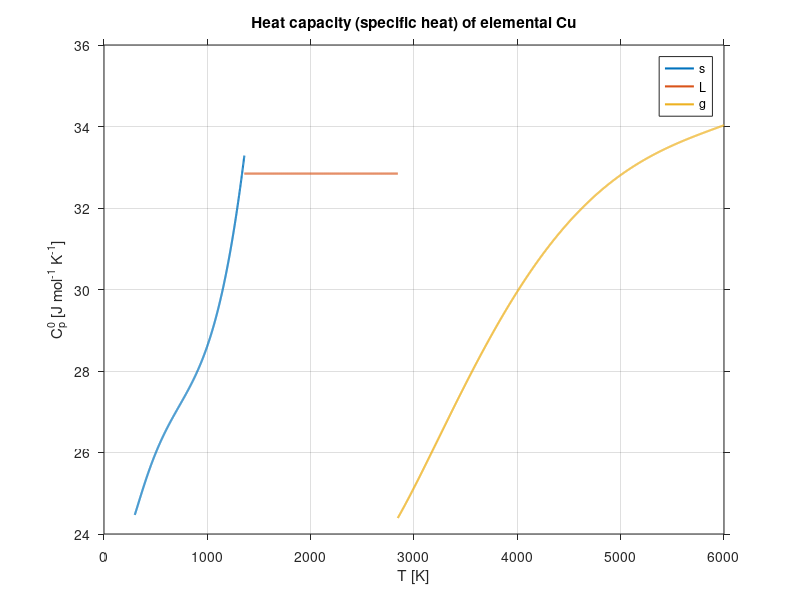
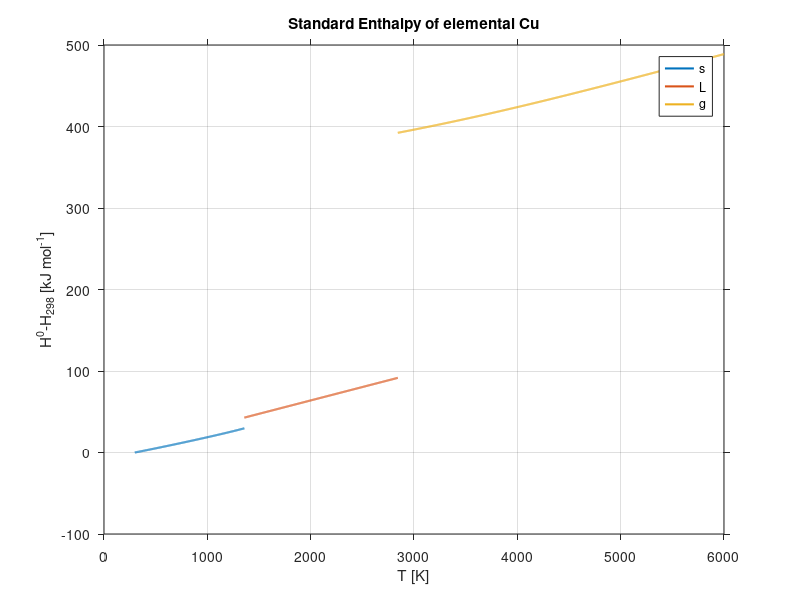
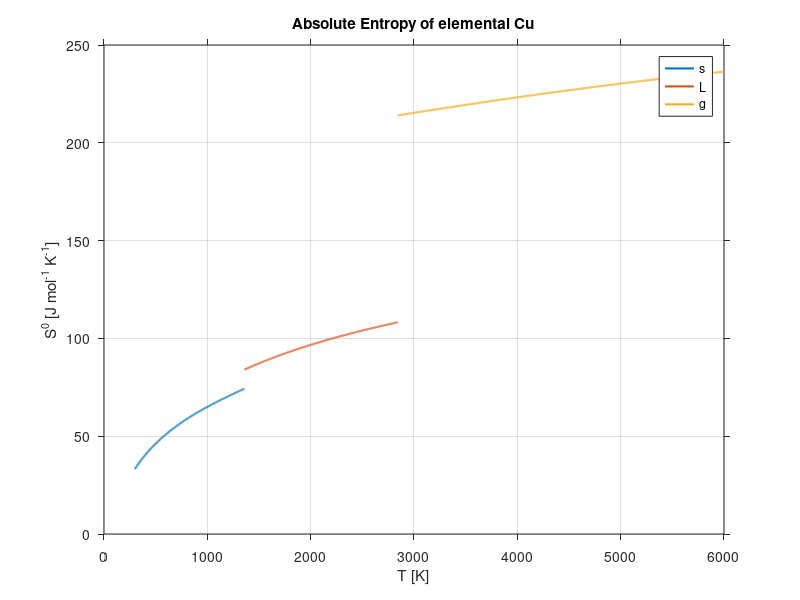
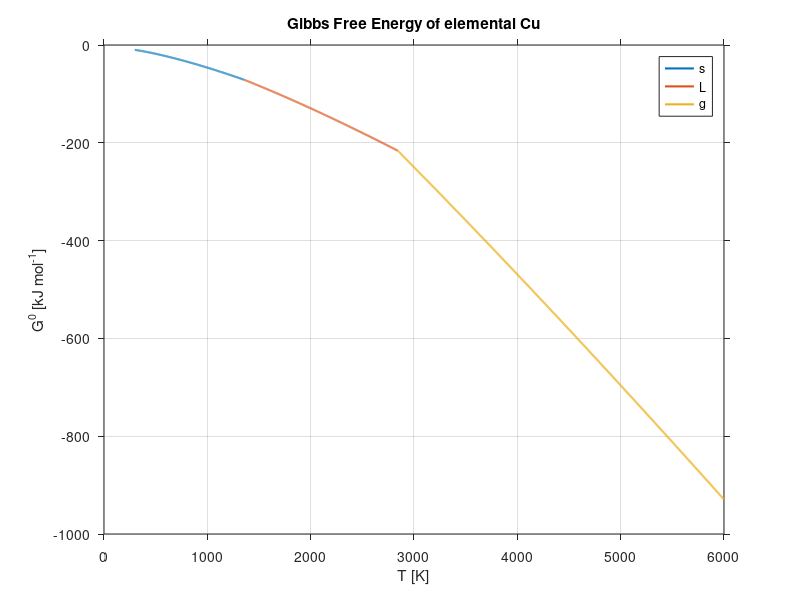

Write MATLAB code to recreate these figures, in order.
%% Phase transformations in elemental copper
% This script uses NIST thermochemical data to 
%       - create plots of thermodynamic functions of state
%       - calculate phase transformation temperatures, and the changes in
%       standard enthalpy, entropy, and Gibbs free energy associated with
%       the phase transformation
%       - compare the change in Gibbs free energy calculated from NIST data
%       to the linearized Gibbs free energy estimate near the phase
%       transformation temperature. 

close all;  clear all; filename = 'Cu_Shomate_';
%% NIST Data
% The NIST Chemistry webbook (URL: http://webbook.nist.gov/chemistry/)
% gives Shomate coefficients that can be used to calculate the heat
% capacity, standard enthalpy, absolute entropy, and standard Gibbs free
% energy as a function of temperature. The Shomate coefficients are define
% only over a certain range of T. Extrapolation beyond this range is
% dangerous.

% NIST Chemistry webbok data for iron can be found here:
% http://webbook.nist.gov/cgi/cbook.cgi?Name=copper&Units=SI
% This is actually a fairly straightforward case, as there only two phase
% transformations: solid (alpha, hcp) -> L and L -> gas

Cu.phase={'s','L','g'};
Cu.Tmin = [298, 1358, 2843.261];
Cu.Tmax = [1358, 2843, 6000];

S=[[17.72891,  32.84450,   -80.48635];
   [28.09870,  -0.000084,   49.35865];
   [-31.25289,  0.000032,   -7.578061];
   [13.97243,  -0.000004,    0.404960];
   [0.068611,  -0.000028,  133.3382];
   [-6.056591, -1.804901,  519.9331];
   [47.89592,  73.92310,   193.5351];
   [0,         11.85730,   337.6003];];

%% Calculating Thermodynamic Functions of State from Shomate Coefficients
% We use here anonymous functions to calculate the thermodynamic functions
% of state. Input arguments are a column vector of exactly 8 Shomate
% coefficients (A-H) and a row vector with temperature values where t = T/1000 [K]. Please note that H0
% is really H0, not H0-H0_298! Cp0 and S0 are given in units of J mol^-1 K^-1, H0
% and G0 in units of kJ mol^-1.

Cp0 = @(Shomate,t) Shomate*[0*t+1 ; t     ; t.^2  ; t.^3  ;  t.^-2    ; 0*t  ; 0*t  ; 0*t]; %[J mol^-1 K^-1]

H0  = @(Shomate,t) Shomate*[t     ; t.^2/2; t.^3/3; t.^4/4; -t.^-1    ; 0*t+1; 0*t  ; 0*t]; %[kJ mol^-1]

S0  = @(Shomate,t) Shomate*[log(t); t     ; t.^2/2; t.^3/3; -0.5*t.^-2; 0*t  ; 0*t+1; 0*t]; %[J mol^-1 K^-1]
 
G0 = @(Shomate, T) H0(Shomate, T/1000)-T/1000.*S0(Shomate, T/1000); % [kJ mol^-1]

%% Calculate phase transformation temperatures
% We define the Gibbs free energy change for four different
% transformations in the system as anonymous functions. To solve for the
% phase transformation tempreature at which the Gibbs free energy change is
% zero, we find the root of the anonymous functions using a guess based on
% the phase transformation temperatures given in phase diagrams.

% vaporization: L->gas
DeltaG_Lg= @(T) G0(S(:,3)',T)-G0(S(:,2)',T);
T_Lg = fzero(DeltaG_Lg,3130);

% melting/fusion: s->L
DeltaG_sL= @(T) G0(S(:,2)',T)-G0(S(:,1)',T);
T_sL = fzero(DeltaG_sL,1800);


%% Plot Functions of State

% T-ranges
T1=linspace(298,T_sL,1000);              
T2=linspace(T_sL,T_Lg,1000);             
T3=linspace(T_Lg,6000,1000);

h1=figure;
set(gcf,'DefaultLineLineWidth',1.5)

c=colormap(lines(3));
plot(T1,Cp0(S(:,1)',T1/1000),'Color',c(1,:));hold on;
plot(T2,Cp0(S(:,2)',T2/1000),'Color',c(2,:));hold on;
plot(T3,Cp0(S(:,3)',T3/1000),'Color',c(3,:));hold on;

title('Heat capacity (specific heat) of elemental Cu');
ylabel('C_p^0 [J mol^-^1 K^-^1]');
xlabel('T [K]');
legend(Cu.phase);
set(gca,'TickDir','out');
grid on;

h2=figure;
set(gcf,'DefaultLineLineWidth',1.5)
plot(T1,H0(S(:,1)',T1/1000),'Color',c(1,:));hold on;
plot(T2,H0(S(:,2)',T2/1000),'Color',c(2,:));hold on;
plot(T3,H0(S(:,3)',T3/1000),'Color',c(3,:));hold on;

title('Standard Enthalpy of elemental Cu');
ylabel('H^0-H_2_9_8 [kJ mol^-^1]');
xlabel('T [K]');
legend(Cu.phase);
set(gca,'TickDir','out');
grid on;

h3=figure;
set(gcf,'DefaultLineLineWidth',1.5)
plot(T1,S0(S(:,1)',T1/1000),'Color',c(1,:));hold on;
plot(T2,S0(S(:,2)',T2/1000),'Color',c(2,:));hold on;
plot(T3,S0(S(:,3)',T3/1000),'Color',c(3,:));hold on;

title('Absolute Entropy of elemental Cu');
ylabel('S^0 [J mol^-^1 K^-^1]');
xlabel('T [K]');
legend(Cu.phase);
set(gca,'TickDir','out');
grid on;

h4=figure;
set(gcf,'DefaultLineLineWidth',1.5)
plot(T1,G0(S(:,1)',T1),'Color',c(1,:));hold on;
plot(T2,G0(S(:,2)',T2),'Color',c(2,:));hold on;
plot(T3,G0(S(:,3)',T3),'Color',c(3,:));hold on;

title('Gibbs Free Energy of elemental Cu');
ylabel('G^0 [kJ mol^-^1]');
xlabel('T [K]');
legend(Cu.phase);
set(gca,'TickDir','out');
grid on;


%% Plot Close Ups of Phase Transformations
h5=figure;
set(gcf,'DefaultLineLineWidth',1.5)
% solid-liquid transition
DT = 2;
T_tr = T_sL;
p1=1;
p2=2;

Tr_left = (T_tr-DT):0.1:T_tr;
Tr_right = T_tr:0.1:(T_tr+DT);
Tr = (T_tr-DT):0.1:(T_tr+DT);

subplot(4,2,1);
ycent=mean([H0(S(:,p1)',Tr_left(end)/1000), H0(S(:,p2)',Tr_left(end)/1000)]);
yrange=abs(H0(S(:,p1)',Tr_left(end)/1000)-ycent);
DeltaH0(1) = H0(S(:,p2)',T_tr/1000)-H0(S(:,p1)',T_tr/1000);

plot(Tr_left,H0(S(:,p1)',Tr_left/1000),'Color',c(p1,:));hold on;
plot(Tr_right,H0(S(:,p1)',Tr_right/1000),'Color',c(p1,:),'LineStyle',':');
plot(Tr_left,H0(S(:,p2)',Tr_left/1000),'Color',c(p2,:),'LineStyle',':');hold on;
plot(Tr_right,H0(S(:,p2)',Tr_right/1000),'Color',c(p2,:));
plot([T_tr T_tr],[0 600],'k:');
plot([T_tr T_tr],[H0(S(:,p1)',Tr_left(end)/1000), H0(S(:,p2)',Tr_left(end)/1000)],'m','LineWidth',2);
xlim([Tr(1) Tr(end)]);
ylim(ycent+[-yrange yrange]*1.5);
ylabel('H^0-H^0_2_9_8 [kJ/mol]');
xlabel('T [K]');
set(gca,'TickDir','out');

subplot(4,2,3);
ycent=mean([S0(S(:,p1)',Tr_left(end)/1000), S0(S(:,p2)',Tr_left(end)/1000)]);
yrange=abs(S0(S(:,p1)',Tr_left(end)/1000)-ycent);
DeltaS0(1) = S0(S(:,p2)',T_tr/1000)-S0(S(:,p1)',T_tr/1000);

plot(Tr_left,S0(S(:,p1)',Tr_left/1000),'Color',c(p1,:));hold on;
plot(Tr_right,S0(S(:,p1)',Tr_right/1000),'Color',c(p1,:),'LineStyle',':');
plot(Tr_left,S0(S(:,p2)',Tr_left/1000),'Color',c(p2,:),'LineStyle',':');hold on;
plot(Tr_right,S0(S(:,p2)',Tr_right/1000),'Color',c(p2,:));
plot([T_tr T_tr],[0 600],'k:');
plot([T_tr T_tr],[S0(S(:,p1)',Tr_left(end)/1000), S0(S(:,p2)',Tr_left(end)/1000)],'m','LineWidth',2);
xlim([Tr(1) Tr(end)]);
ylim(ycent+[-yrange yrange]*1.5);
ylabel('S^0 [J/(mol K)]');
xlabel('T [K]');
set(gca,'TickDir','out');

subplot(4,2,5);
plot(Tr_left,G0(S(:,p1)',Tr_left),'Color',c(p1,:));hold on;
plot(Tr_right,G0(S(:,p1)',Tr_right),'Color',c(p1,:),'LineStyle',':');
plot(Tr_left,G0(S(:,p2)',Tr_left),'Color',c(p2,:),'LineStyle',':');hold on;
plot(Tr_right,G0(S(:,p2)',Tr_right),'Color',c(p2,:));
plot([T_tr T_tr],[0 -600],'k:');
xlim([Tr(1) Tr(end)]);
ylim(G0(S(:,p1)',Tr_left(end))+[-.2 .2]);
ylabel('G^0 [kJ/mol]');
xlabel('T [K]');
set(gca,'TickDir','out');

subplot(4,2,7);
y1=G0(S(:,p2)',Tr(1))-G0(S(:,p1)',Tr(1));
y2=G0(S(:,p2)',Tr(end))-G0(S(:,p1)',Tr(end));

plot(Tr,G0(S(:,p2)',Tr)-G0(S(:,p1)',Tr),'b');hold on; % Note: could be replaced with DeltaG function
plot(Tr,-DeltaS0(1)/1000*(Tr-T_tr),'r:');

plot([Tr(1) Tr(end)],[0,0],'k:');
plot([T_tr T_tr],[y2 y1],'k:');
xlim([Tr(1) Tr(end)]);
ylim([y2 y1]);

ylabel('\DeltaG [kJ/mol]');
xlabel('T [K]');
set(gca,'TickDir','out');

% liguid-gas transition
DT = 2;
T_tr = T_Lg;
p1=2;
p2=3;

Tr_left = (T_tr-DT):0.1:T_tr;
Tr_right = T_tr:0.1:(T_tr+DT);
Tr = (T_tr-DT):0.1:(T_tr+DT);

subplot(4,2,2);
ycent=mean([H0(S(:,p1)',Tr_left(end)/1000), H0(S(:,p2)',Tr_left(end)/1000)]);
yrange=abs(H0(S(:,p1)',Tr_left(end)/1000)-ycent);
DeltaH0(2) = H0(S(:,p2)',T_tr/1000)-H0(S(:,p1)',T_tr/1000);

plot(Tr_left,H0(S(:,p1)',Tr_left/1000),'Color',c(p1,:));hold on;
plot(Tr_right,H0(S(:,p1)',Tr_right/1000),'Color',c(p1,:),'LineStyle',':');
plot(Tr_left,H0(S(:,p2)',Tr_left/1000),'Color',c(p2,:),'LineStyle',':');hold on;
plot(Tr_right,H0(S(:,p2)',Tr_right/1000),'Color',c(p2,:));
plot([T_tr T_tr],[0 600],'k:');
plot([T_tr T_tr],[H0(S(:,p1)',Tr_left(end)/1000), H0(S(:,p2)',Tr_left(end)/1000)],'m','LineWidth',2);
xlim([Tr(1) Tr(end)]);
ylim(ycent+[-yrange yrange]*1.5);
ylabel('H^0-H^0_2_9_8 [kJ/mol]');
xlabel('T [K]');
set(gca,'TickDir','out');

subplot(4,2,4);
ycent=mean([S0(S(:,p1)',Tr_left(end)/1000), S0(S(:,p2)',Tr_left(end)/1000)]);
yrange=abs(S0(S(:,p1)',Tr_left(end)/1000)-ycent);
DeltaS0(2) = S0(S(:,p2)',T_tr/1000)-S0(S(:,p1)',T_tr/1000);

plot(Tr_left,S0(S(:,p1)',Tr_left/1000),'Color',c(p1,:));hold on;
plot(Tr_right,S0(S(:,p1)',Tr_right/1000),'Color',c(p1,:),'LineStyle',':');
plot(Tr_left,S0(S(:,p2)',Tr_left/1000),'Color',c(p2,:),'LineStyle',':');hold on;
plot(Tr_right,S0(S(:,p2)',Tr_right/1000),'Color',c(p2,:));
plot([T_tr T_tr],[0 600],'k:');
plot([T_tr T_tr],[S0(S(:,p1)',Tr_left(end)/1000), S0(S(:,p2)',Tr_left(end)/1000)],'m','LineWidth',2);
xlim([Tr(1) Tr(end)]);
ylim(ycent+[-yrange yrange]*1.5);
ylabel('S^0 [J/(mol K)]');
xlabel('T [K]');
set(gca,'TickDir','out');

subplot(4,2,6);
plot(Tr_left,G0(S(:,p1)',Tr_left),'Color',c(p1,:));hold on;
plot(Tr_right,G0(S(:,p1)',Tr_right),'Color',c(p1,:),'LineStyle',':');
plot(Tr_left,G0(S(:,p2)',Tr_left),'Color',c(p2,:),'LineStyle',':');hold on;
plot(Tr_right,G0(S(:,p2)',Tr_right),'Color',c(p2,:));
plot([T_tr T_tr],[0 -600],'k:');
xlim([Tr(1) Tr(end)]);
ylim(G0(S(:,p1)',Tr_left(end))+[-.2 .2]);
ylabel('G^0 [kJ/mol]');
xlabel('T [K]');
set(gca,'TickDir','out');

subplot(4,2,8);
y1=G0(S(:,p2)',Tr(1))-G0(S(:,p1)',Tr(1));
y2=G0(S(:,p2)',Tr(end))-G0(S(:,p1)',Tr(end));

plot(Tr,G0(S(:,p2)',Tr)-G0(S(:,p1)',Tr),'b');hold on;
plot(Tr,-DeltaS0(2)/1000*(Tr-T_tr),'r:');

plot([Tr(1) Tr(end)],[0,0],'k:');
plot([T_tr T_tr],[y2 y1],'k:');
xlim([Tr(1) Tr(end)]);
ylim([y2 y1]);

ylabel('\DeltaG [kJ/mol]');
xlabel('T [K]');
set(gca,'TickDir','out');

%% Output data
clc;
fprintf('Phase transformation:\n');
fprintf('s->L:\n');
fprintf('T_tr    = %4.2f K.\n',T_sL);
fprintf('DeltaH0 = %4.2f kJ mol^-1.\n',DeltaH0(1));
fprintf('DeltaS0 = %4.2f J mol^-1 K^-1.\n\n',DeltaS0(1));

fprintf('L->gas:\n');
fprintf('T_tr    = %4.2f K.\n',T_Lg);
fprintf('DeltaH0 = %4.2f kJ mol^-1.\n',DeltaH0(2));
fprintf('DeltaS0 = %4.2f J mol^-1 K^-1.\n\n',DeltaS0(2));

%% How good is the linear approximation of DeltaG near T_tr?
% careful here: extrapolation beyond the range over which Shomate
% coefficients are defined may not represent reality very well, or at all.
h6=figure;
set(gcf,'DefaultLineLineWidth',1.5)
DT = 50;

T_tr = T_Lg;
p1=2;
p2=3;
i=2;
Tr = (T_tr-DT):0.1:(T_tr+DT);

subplot(223);
y1=G0(S(:,p2)',Tr(1))-G0(S(:,p1)',Tr(1));
y2=G0(S(:,p2)',Tr(end))-G0(S(:,p1)',Tr(end));

plot(Tr,G0(S(:,p2)',Tr)-G0(S(:,p1)',Tr),'b');hold on;
plot(Tr,-DeltaS0(i)/1000*(Tr-T_tr),'r:');
plot([Tr(1) Tr(end)],[0,0],'k:');
plot([T_tr T_tr],[y2 y1],'k:');
xlim([Tr(1) Tr(end)]);
ylim([y2 y1]);

ylabel('\DeltaG [kJ/mol]');
xlabel('T [K]');
set(gca,'TickDir','out');grid on;

subplot(224);
plot(Tr,100*(G0(S(:,p2)',Tr)-G0(S(:,p1)',Tr)+DeltaS0(i)/1000*(Tr-T_tr))./(-DeltaS0(i)/1000*(Tr-T_tr)),'b');hold on;
grid on;
%plot([T_tr T_tr],[y2 y1],'k:');
xlim([Tr(1) Tr(end)]);
%ylim([y2 y1]);
ylabel('(\DeltaG-\DeltaG_e_s_t)/\DeltaG_e_s_t [%]');
xlabel('T [K]');
set(gca,'TickDir','out');

%
T_tr = T_sL;
p1=1;
p2=2;
i=1;
Tr = (T_tr-DT):0.1:(T_tr+DT);
subplot(221);
y1=G0(S(:,p2)',Tr(1))-G0(S(:,p1)',Tr(1));
y2=G0(S(:,p2)',Tr(end))-G0(S(:,p1)',Tr(end));

plot(Tr,G0(S(:,p2)',Tr)-G0(S(:,p1)',Tr),'b');hold on;
plot(Tr,-DeltaS0(i)/1000*(Tr-T_tr),'r:');
plot([Tr(1) Tr(end)],[0,0],'k:');
plot([T_tr T_tr],[y2 y1],'k:');
xlim([Tr(1) Tr(end)]);
ylim([y2 y1]);

ylabel('\DeltaG [kJ/mol]');
xlabel('T [K]');
set(gca,'TickDir','out');grid on;

subplot(222);
plot(Tr,100*(G0(S(:,p2)',Tr)-G0(S(:,p1)',Tr)+DeltaS0(i)/1000*(Tr-T_tr))./(-DeltaS0(i)/1000*(Tr-T_tr)),'b');hold on;
grid on;
%plot([T_tr T_tr],[y2 y1],'k:');
xlim([Tr(1) Tr(end)]);
%ylim([y2 y1]);
ylabel('(\DeltaG-\DeltaG_e_s_t)/\DeltaG_e_s_t [%]');
xlabel('T [K]');
set(gca,'TickDir','out');

%% save figures h1=h6 as .eps files

print(h1,[filename,'Cp'],'-deps','-cmyk','-opengl');
print(h2,[filename,'S'],'-deps','-cmyk','-opengl');
print(h3,[filename,'H'],'-deps','-cmyk','-opengl');
print(h4,[filename,'G'],'-deps','-cmyk','-opengl');
print(h5,[filename,'PTs'],'-deps','-cmyk','-opengl');
print(h6,[filename,'Linearity'],'-deps','-cmyk','-opengl');
